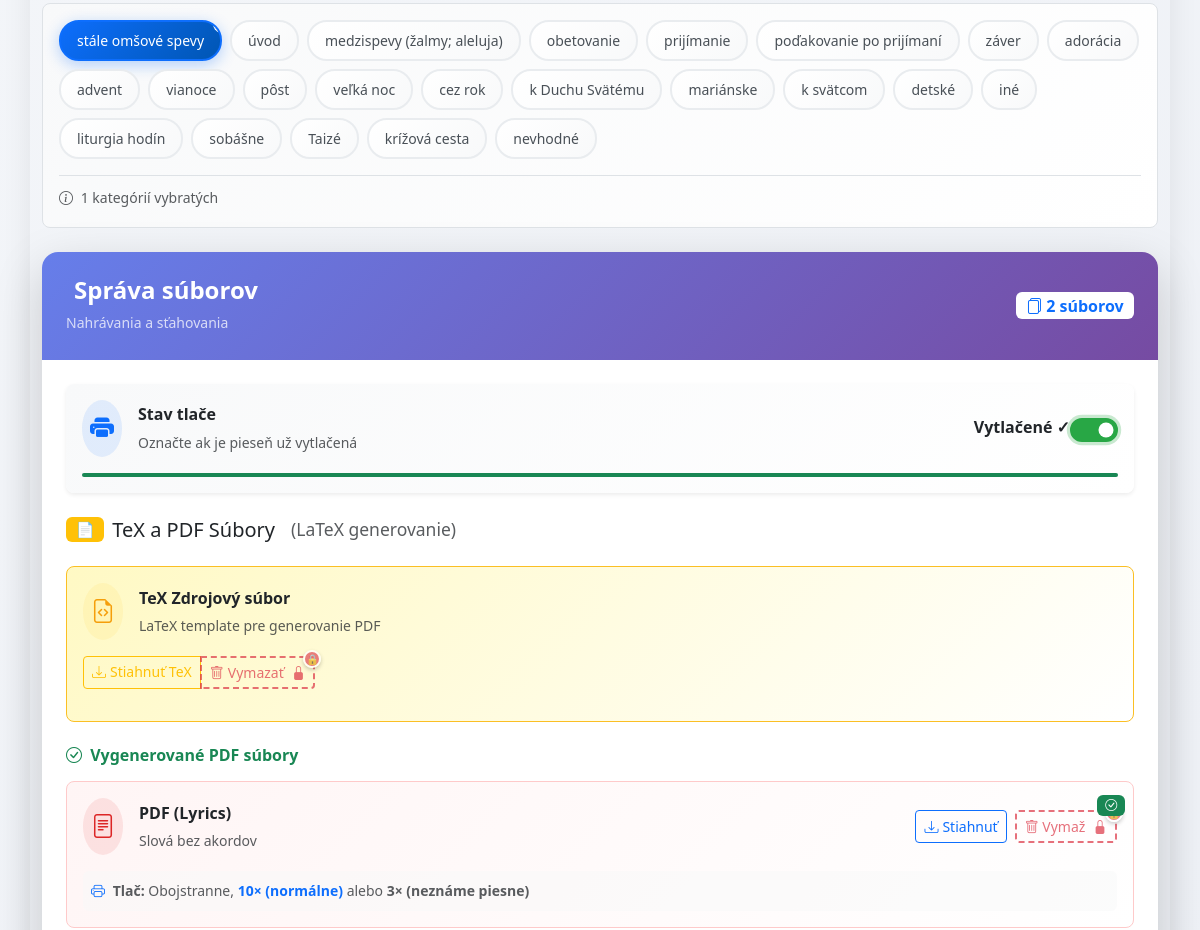
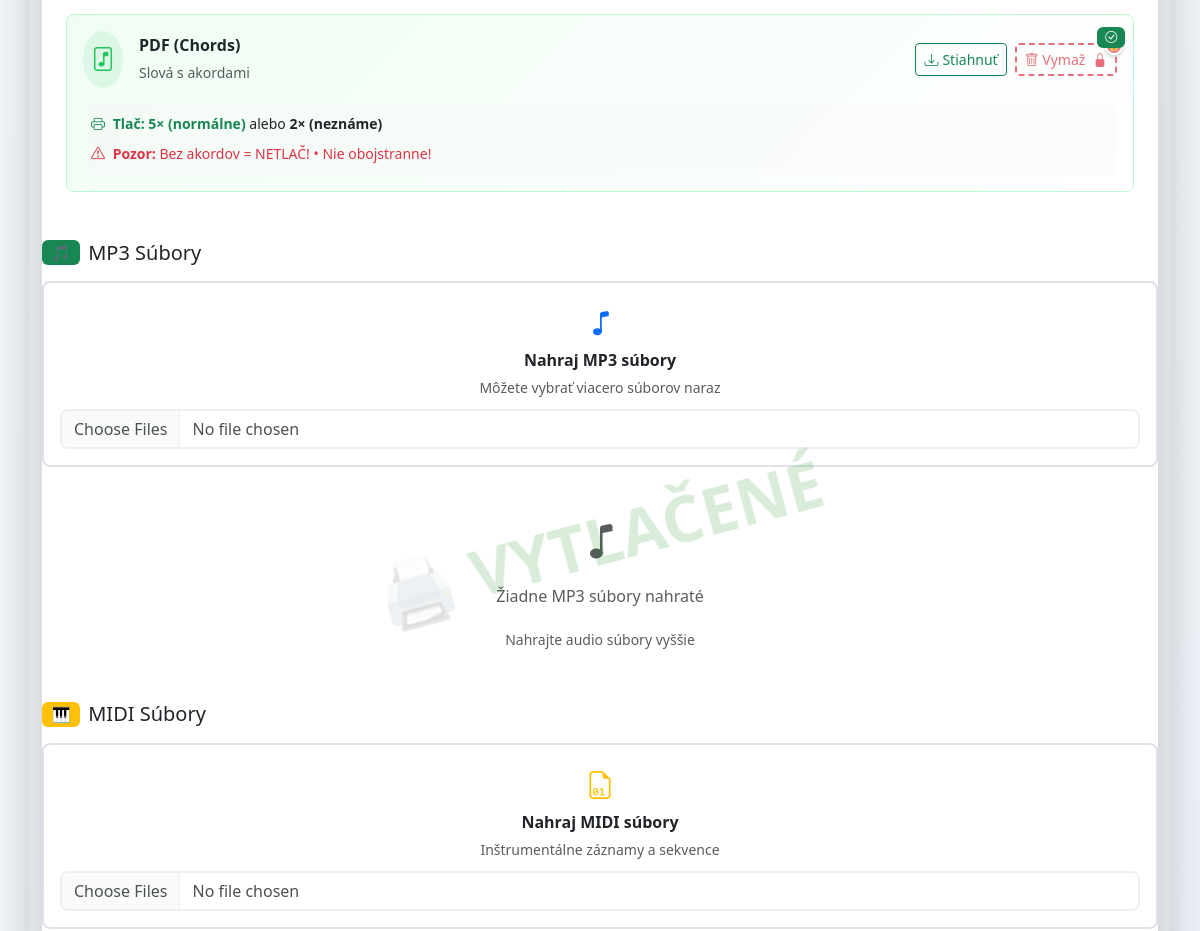
/song/269 (middle part), run on an earlier commit of the app's database (2 pictures, top to bottom).
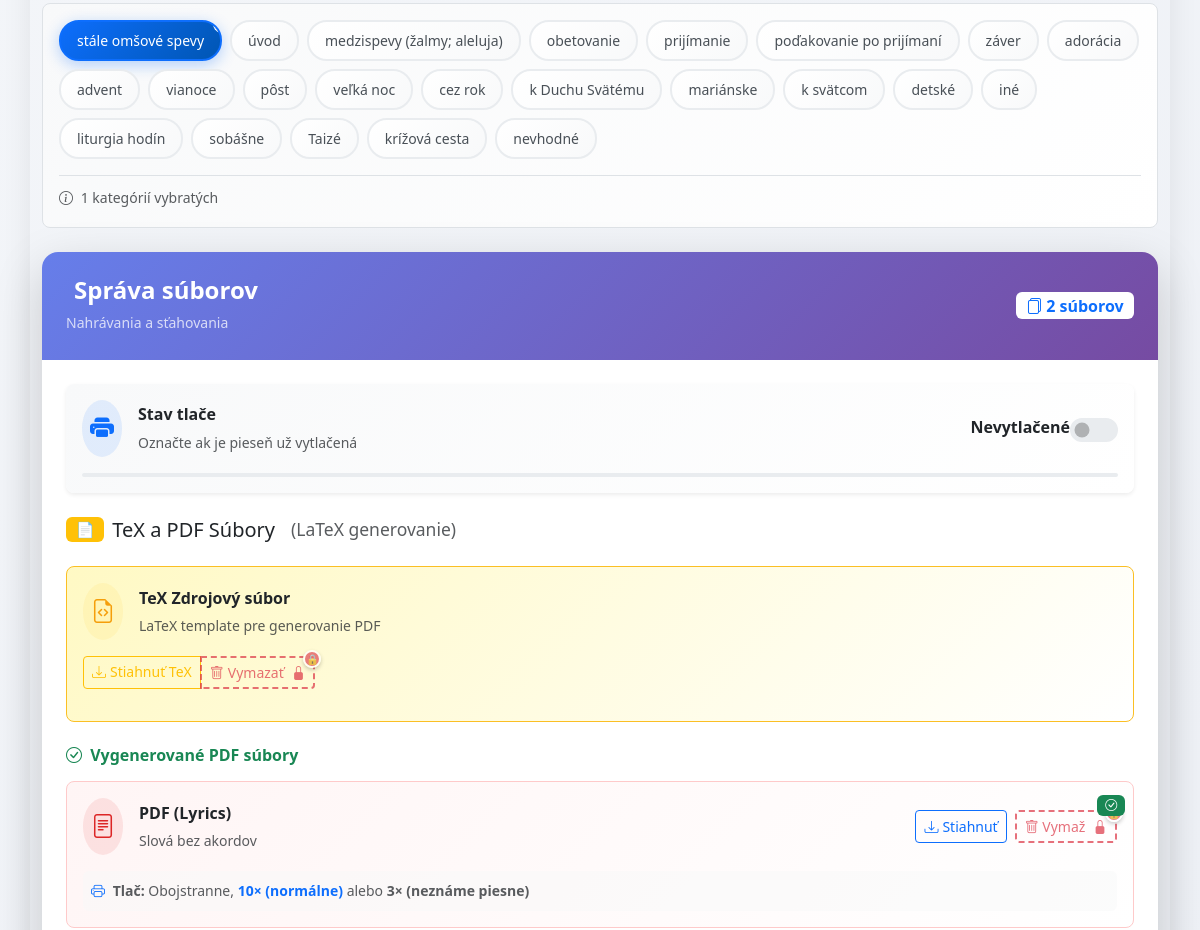
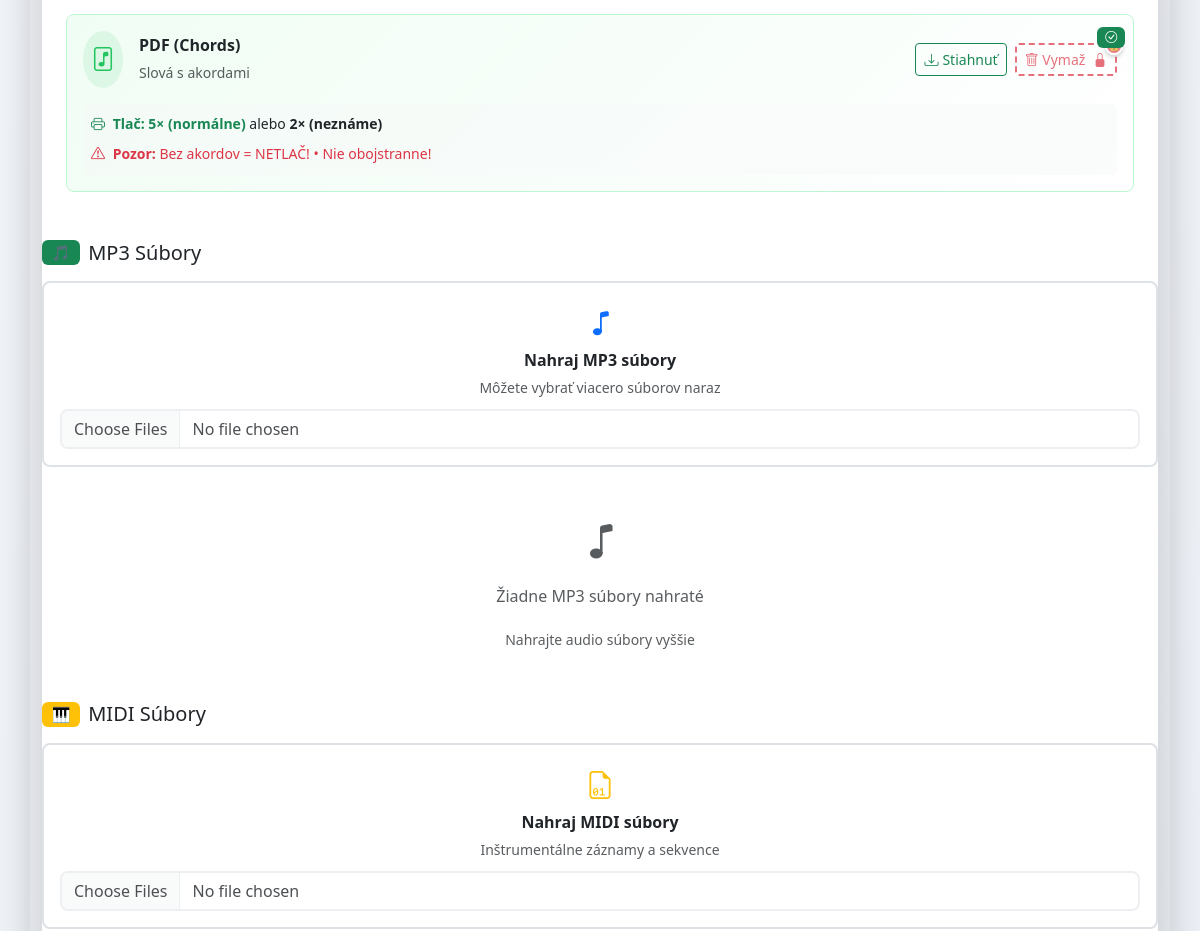
And on a later commit of the database (2 pictures, top to bottom).
### models.py (models this page shows, shortened)
class Song(db.Model):
    id = db.Column(db.Integer, primary_key=True)
    song_id = db.Column(db.String(10), nullable=False)  # Format: A-001
    version_name = db.Column(db.String(100), nullable=True)
    title = db.Column(db.String, nullable=False)
    author = db.Column(db.String, nullable=True)
    title_original = db.Column(db.String, nullable=True)
    author_original = db.Column(db.String, nullable=True)
    categories = db.Column(db.String, nullable=True)
    alternative_titles = db.Column(db.String, nullable=True)
    song_parts = db.Column(db.Text, nullable=False)
    admin_checked = db.Column(db.Boolean, default=False)
    printed = db.Column(db.Boolean, default=False)
    pdf_lyrics_path = db.Column(db.String(200))
    pdf_chords_path = db.Column(db.String(200))
    tex_path = db.Column(db.String(200))
    midi_paths = db.Column(db.Text)  # stored as JSON list
    mp3_paths = db.Column(db.Text)
    sheet_pdf_paths = db.Column(db.Text)
    sheet_mscz_paths = db.Column(db.Text)
    search_text = db.Column(db.Text, nullable=True)  # Pre-normalized searchable text
    __table_args__ = (
        UniqueConstraint('song_id', 'version_name', name='uix_song_id_version'),
    )

### app.py (the view, shortened to what this page needs)
@app.route('/song/<song_id>', methods=['GET', 'POST'])
def song_detail(song_id):
    is_new_song = song_id == 'new'
    if is_new_song:
        song = Song(title="")
    else:
        try:
            song_id = int(song_id)
            song = Song.query.get_or_404(song_id)
        except ValueError:
            return redirect(url_for('index'))
    song.alternative_titles = song.alternative_titles.split(';;') if song.alternative_titles else []
    data = json.loads(song.song_parts) if song.song_parts else []
    mp3s = json.loads(song.mp3_paths or '[]')
    midis = json.loads(song.midi_paths or '[]')
    sheet_pdfs = json.loads(song.sheet_pdf_paths or '[]')
    sheet_mscz = json.loads(song.sheet_mscz_paths or '[]')
    return render_template('song_detail.html',
                         song=song,
                         data=data,
                         mp3s=mp3s,
                         midis=midis,
                         sheet_pdfs=sheet_pdfs,
                         sheet_mscz=sheet_mscz,
                         is_edit=not is_new_song)

### app.py (called while the page is built)
@app.after_request
def add_security_headers(response):
    response.headers['Content-Security-Policy'] = (
        "default-src 'self'; "
        "script-src 'self' 'unsafe-inline' https://cdn.jsdelivr.net https://cdnjs.cloudflare.com; "
        "style-src 'self' 'unsafe-inline' https://cdn.jsdelivr.net https://cdnjs.cloudflare.com https://fonts.googleapis.com; "
        "font-src 'self' https://fonts.gstatic.com https://cdn.jsdelivr.net https://cdnjs.cloudflare.com; "
        "img-src 'self' data: https:; "
        "connect-src 'self'; "
        "frame-ancestors 'none';"
    )
    response.headers['X-Content-Type-Options'] = 'nosniff'
    response.headers['X-XSS-Protection'] = '1; mode=block'
    response.headers['X-Frame-Options'] = 'DENY'
    return response

def get_file_url(path, expires_in=3600):
    return storage().get_url(path, expires_in)

@app.template_filter('presigned_url')
def presigned_url_filter(key, expires_in=3600):
    try:
        return Markup(get_file_url(key, expires_in))
    except Exception as e:
        print(f"Error generating URL for {key}: {e}")
        return ""

### templates/song_detail.html (shortened to what the changed rows need)
{% extends "layout.html" %}
{% block content %}
{% set part_types = ["verse", "chorus", "bridge", "intro", "interlude", "coda", "outro", "prechorus", "comment"] %}
 {% set options = [
      "stále omšové spevy",
      "úvod",
      "medzispevy (žalmy; aleluja)",
      "obetovanie",
      "prijímanie",
      "poďakovanie po prijímaní",
      "záver",
      "adorácia",
      "advent",
      "vianoce",
      "pôst",
      "veľká noc",
      "cez rok",
      "k Duchu Svätému",
      "mariánske",
      "k svätcom",
      "detské",
      "iné",
      "liturgia hodín",
      "sobášne",
      "Taizé",
      "krížová cesta",
      "nevhodné"
    ] %}
<ol class="steps">
<form method="post" enctype="multipart/form-data">
<div class="file-management-section card border-0 shadow-lg rounded-4 overflow-hidden mb-4"
     style="background: white;">
          {% set file_count = (sheet_pdfs|length) + (mp3s|length) + (midis|length) + (sheet_mscz|length) %}
  <div class="card-body bg-white p-4">
<div class="printed-status-container mb-4">
  <div class="card border-0 shadow-sm rounded-3 p-3" style="background: linear-gradient(135deg, #f8f9fa 0%, #ffffff 100%);">
    <div class="d-flex align-items-center justify-content-between">
      <div class="form-check form-switch form-check-reverse">
        <input class="form-check-input custom-switch" type="checkbox" id="printedBtn" name="printed"
               {% if song.printed %}checked{% endif %} style="width: 3em; height: 1.5em; cursor: pointer;">
        <label class="form-check-label fw-semibold ms-2" for="printedBtn" style="cursor: pointer;">
          <span class="printed-status-text">
            {% if song.printed %}Vytlačené ✓{% else %}Nevytlačené{% endif %}
          </span>
        </label>
      </div>
    </div>
    <div class="mt-3">
      <div class="progress" style="height: 4px;">
        <div class="progress-bar printed-progress-bar {% if song.printed %}bg-success{% else %}bg-secondary{% endif %}"
             role="progressbar"
             style="width: {% if song.printed %}100{% else %}0{% endif %}%; transition: all 0.5s ease;">
        </div>
      </div>
    </div>
  </div>
</div>
  </div>
</div>
</form>
{% endblock %}

What changed in the data, as far as the page shows it:
changed Song: printed "☑" → "☐"
Also different on the page:
text no longer shown: "Vytlačené ✓"
text now shown: "Nevytlačené"
